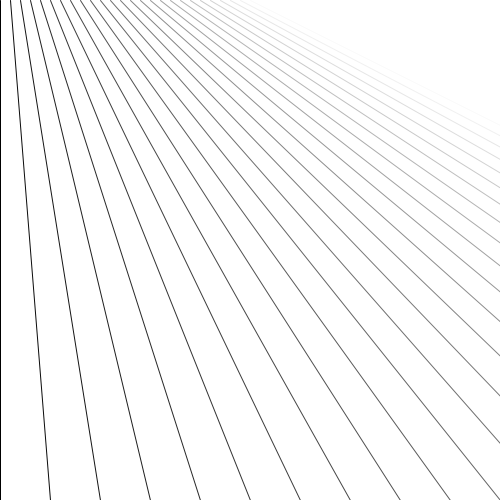
Frame 1 (no input)
Frame 60 (the mouse pressed at the canvas centre just before this capture): identical to frame 1, image omitted
Frame 120 (the mouse held since frame 60 and released just before this capture): identical to frame 1, image omitted

The Processing sketch that drew this single still picture (run headless with seeded random() and noise(); from frame 60 on, the mouse is pressed at the canvas centre):

// Processing sketch: forLoopLineas
// ── forLoopLineas.pde
void setup() {
  size(500,500);
}

void draw() {
  background(255);
  noFill();
  
  for (int i = 0; i<100; i++) {
    //rect(20 * i, 20 * i, 7, 7);
    stroke(10 * i);
    //circle(width/2, height/2, 20*i);
    line(10*i, 0, 50 * i , height);
  }
}
